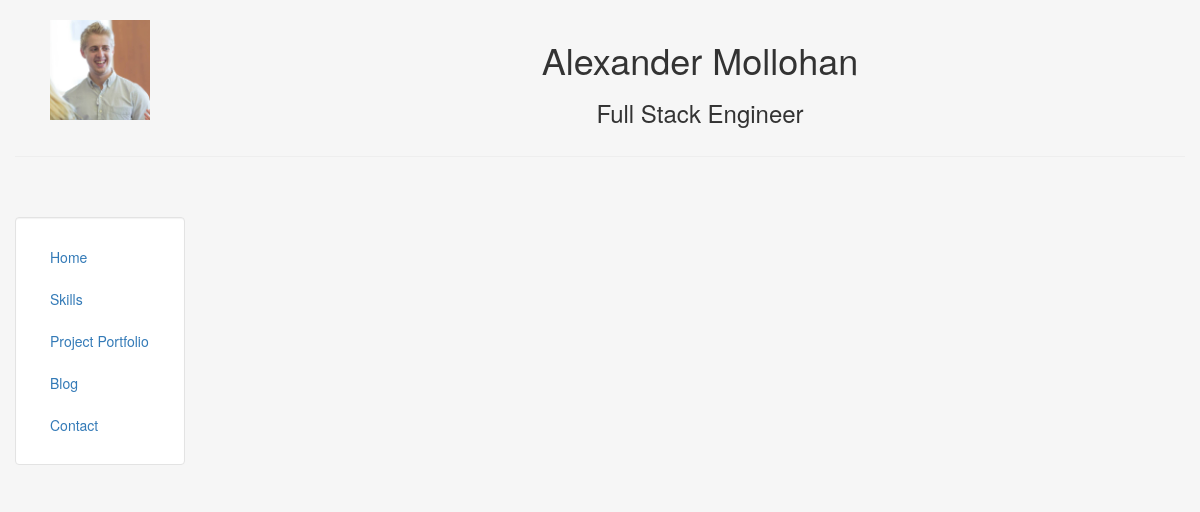
/portfolio/, run on an earlier commit of the app's database.
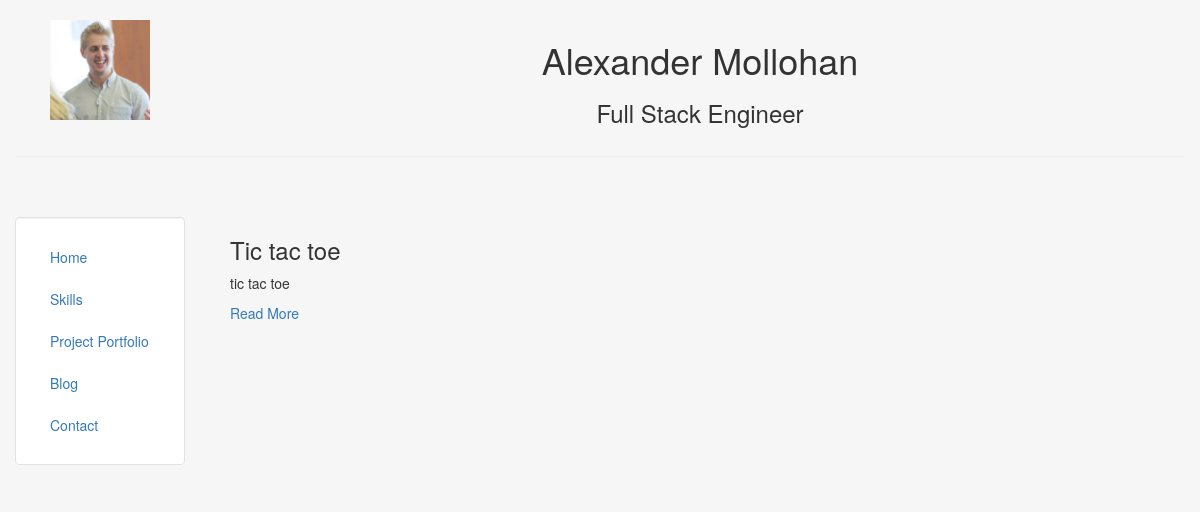
And on a later commit of the database.
### portfolio/models.py (models this page shows, shortened)
class Project(models.Model):
    name = models.CharField(max_length = 32)
    short_description = models.CharField(max_length = 200)
    long_description = models.TextField()
    github_url = models.URLField()
    deployed_url = models.URLField()

### portfolio/templates/portfolio/portfolio.html
{%extends 'personal/header.html'%}
{%block content%}
  {%for project in object_list%}
    <h3>{{project.name}}</h3>
    <p>{{project.short_description}}</p>
    <a href="/portfolio/{{project.id}}">Read More</a>
    {%endfor%}
{%endblock%}

What changed in the data, as far as the page shows it:
added Project: name "Tic tac toe", short_description "tic tac toe"
